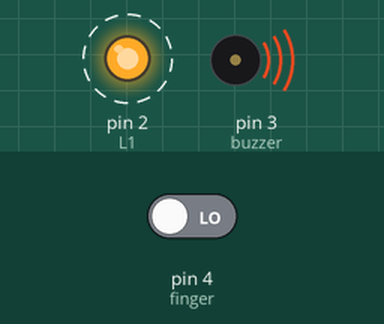
The sketch below on a simulated Arduino Uno, built with avr-gcc and run on an emulated ATmega328P. Shown: output pins drawn as LEDs (lit = HIGH), buzzer (waves = sounding). Dashed ring = blinking. The test bench sets the inputs (shaded band); at power-on: pin 4 (finger) LOW. What the sketch prints to the serial monitor is not drawn.

Above: at 0.1 s.
At 9.8 s:
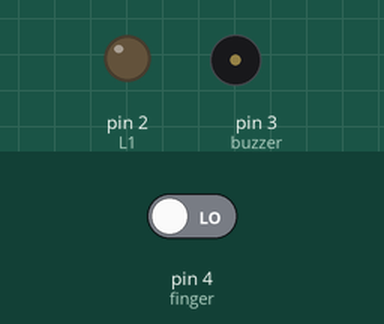
9.9 s: pin 4 (finger) driven HIGH
Timing chart, 0 to 12.9 s (numbered marks = the images above; inputs shaded):
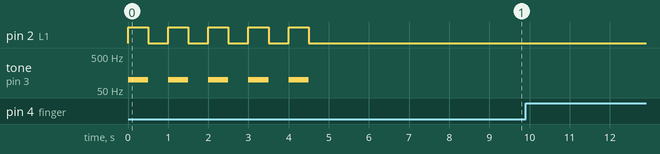

Measured:
- after the input at 9.9 s, every drawn part: stays the same
- by itself, pin 2 (L1): alternates HIGH for 0.50 s and LOW for 0.50 s, 10 changes in all, then stays LOW
- by itself, tone on pin 3 (buzzer): alternates 100 Hz for 0.50 s and silent for 0.50 s, 10 changes in all, then stays silent

The sketch:

Alarmdebuts.ino
```cpp
const int L1 = 2; // broche 2 du micro-contrôleur se nomme maintenant : L1
const int buzzer = 3;
const int finger = 4;
void setup() //fonction d'initialisation de la carte

{
  //contenu de l'initialisation
  pinMode(L1, OUTPUT); //L1 est une broche de sortie
  pinMode (buzzer, OUTPUT);
  pinMode (finger, INPUT);
  Serial.begin(9600);
}
void loop() //fonction principale, elle se répète (s’exécute) à l'infini
{
  Alarm();
  int retard= Snooze();
  delay(84570000-retard);
}


int Snooze() {
  int i = 0, j = 0;
  int retard = 0;
  bool touched = 0;
  for (j = 0; j < 3; j++) {
    for (i = 0; i < 15; i++) {
      if (digitalRead(finger) == HIGH) {
        Serial.println("Sensor is touched");
        touched = 1;
      }
      else {

      }
      delay(2000);
    }
    if (!touched) {
      Alarm();
      retard = retard+ 600*30; // retard du au temps de fonctionnement de l'alarme
    }
    Serial.println(j);
  }
  return retard;
}

void Alarm () {
  int i = 0;
  for (i = 0; i < 5; i++) {
    digitalWrite(L1, HIGH);//light L1
    tone(buzzer, 100); //turn on buzzer
    delay(500); // await 0,5 second
    digitalWrite(L1, LOW); // turn off L1
    noTone(buzzer);//turn off buzzer
    delay(500); // wait 0.5 second
  }
}
```
